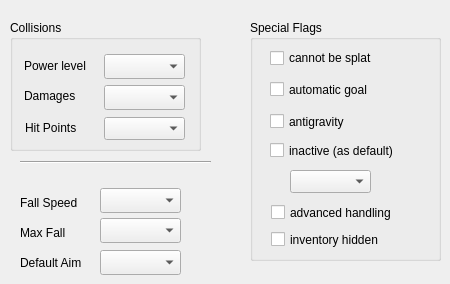
   <widget class="QWidget" name="tab_2">
    <attribute name="title">
     <string>Features</string>
    </attribute>
    <widget class="QComboBox" name="cbDefaultAim">
     <property name="geometry">
      <rect>
       <x>100</x>
       <y>250</y>
       <width>81</width>
       <height>25</height>
      </rect>
     </property>
    </widget>
    <widget class="QLabel" name="label_9">
     <property name="geometry">
      <rect>
       <x>20</x>
       <y>255</y>
       <width>81</width>
       <height>16</height>
      </rect>
     </property>
     <property name="text">
      <string>Default Aim</string>
     </property>
    </widget>
    <widget class="QGroupBox" name="groupBox_3">
     <property name="geometry">
      <rect>
       <x>10</x>
       <y>20</y>
       <width>191</width>
       <height>131</height>
      </rect>
     </property>
     <property name="title">
      <string>Collisions</string>
     </property>
     <widget class="QComboBox" name="cbDamages">
      <property name="geometry">
       <rect>
        <x>94</x>
        <y>65</y>
        <width>81</width>
        <height>25</height>
       </rect>
      </property>
     </widget>
     <widget class="QLabel" name="label_19">
      <property name="geometry">
       <rect>
        <x>14</x>
        <y>38</y>
        <width>81</width>
        <height>16</height>
       </rect>
      </property>
      <property name="text">
       <string>Power level</string>
      </property>
     </widget>
     <widget class="QComboBox" name="cbPowerLevel">
      <property name="geometry">
       <rect>
        <x>94</x>
        <y>34</y>
        <width>81</width>
        <height>25</height>
       </rect>
      </property>
     </widget>
     <widget class="QLabel" name="label_21">
      <property name="geometry">
       <rect>
        <x>14</x>
        <y>68</y>
        <width>71</width>
        <height>16</height>
       </rect>
      </property>
      <property name="text">
       <string>Damages</string>
      </property>
     </widget>
     <widget class="QLabel" name="label_16">
      <property name="geometry">
       <rect>
        <x>15</x>
        <y>100</y>
        <width>71</width>
        <height>16</height>
       </rect>
      </property>
      <property name="text">
       <string>Hit Points</string>
      </property>
     </widget>
     <widget class="QComboBox" name="cbHP">
      <property name="geometry">
       <rect>
        <x>94</x>
        <y>97</y>
        <width>81</width>
        <height>23</height>
       </rect>
      </property>
     </widget>
    </widget>
    <widget class="QComboBox" name="cbFallSpeed">
     <property name="geometry">
      <rect>
       <x>100</x>
       <y>188</y>
       <width>81</width>
       <height>25</height>
      </rect>
     </property>
    </widget>
    <widget class="QLabel" name="label_13">
     <property name="geometry">
      <rect>
       <x>20</x>
       <y>195</y>
       <width>71</width>
       <height>16</height>
      </rect>
     </property>
     <property name="text">
      <string>Fall Speed</string>
     </property>
    </widget>
    <widget class="QLabel" name="label_14">
     <property name="geometry">
      <rect>
       <x>20</x>
       <y>225</y>
       <width>61</width>
       <height>16</height>
      </rect>
     </property>
     <property name="text">
      <string>Max Fall</string>
     </property>
    </widget>
    <widget class="QComboBox" name="cbMaxFall">
     <property name="geometry">
      <rect>
       <x>100</x>
       <y>218</y>
       <width>81</width>
       <height>25</height>
      </rect>
     </property>
    </widget>
    <widget class="Line" name="line_2">
     <property name="geometry">
      <rect>
       <x>20</x>
       <y>154</y>
       <width>191</width>
       <height>16</height>
      </rect>
     </property>
     <property name="orientation">
      <enum>Qt::Horizontal</enum>
     </property>
    </widget>
    <widget class="QGroupBox" name="groupBox_7">
     <property name="geometry">
      <rect>
       <x>250</x>
       <y>20</y>
       <width>191</width>
       <height>241</height>
      </rect>
     </property>
     <property name="title">
      <string>Special Flags</string>
     </property>
     <widget class="QCheckBox" name="cNoGravity">
      <property name="geometry">
       <rect>
        <x>20</x>
        <y>90</y>
        <width>91</width>
        <height>23</height>
       </rect>
      </property>
      <property name="text">
       <string>antigravity</string>
      </property>
     </widget>
     <widget class="QCheckBox" name="cAutomaticGoal">
      <property name="geometry">
       <rect>
        <x>20</x>
        <y>59</y>
        <width>141</width>
        <height>21</height>
       </rect>
      </property>
      <property name="text">
       <string>automatic goal</string>
      </property>
     </widget>
     <widget class="QCheckBox" name="cNoSplat">
      <property name="geometry">
       <rect>
        <x>20</x>
        <y>28</y>
        <width>130</width>
        <height>20</height>
       </rect>
      </property>
      <property name="text">
       <string>cannot be splat</string>
      </property>
     </widget>
     <widget class="QCheckBox" name="cInactive">
      <property name="geometry">
       <rect>
        <x>20</x>
        <y>121</y>
        <width>161</width>
        <height>19</height>
       </rect>
      </property>
      <property name="text">
       <string>inactive (as default)</string>
      </property>
     </widget>
     <widget class="QComboBox" name="cbInactive">
      <property name="geometry">
       <rect>
        <x>40</x>
        <y>150</y>
        <width>81</width>
        <height>23</height>
       </rect>
      </property>
     </widget>
     <widget class="QCheckBox" name="cAdvancedHandling">
      <property name="geometry">
       <rect>
        <x>21</x>
        <y>183</y>
        <width>161</width>
        <height>19</height>
       </rect>
      </property>
      <property name="text">
       <string>advanced handling</string>
      </property>
     </widget>
     <widget class="QCheckBox" name="checkBox">
      <property name="geometry">
       <rect>
        <x>21</x>
        <y>210</y>
        <width>141</width>
        <height>19</height>
       </rect>
      </property>
      <property name="text">
       <string>inventory hidden</string>
      </property>
     </widget>
    </widget>
   </widget>
